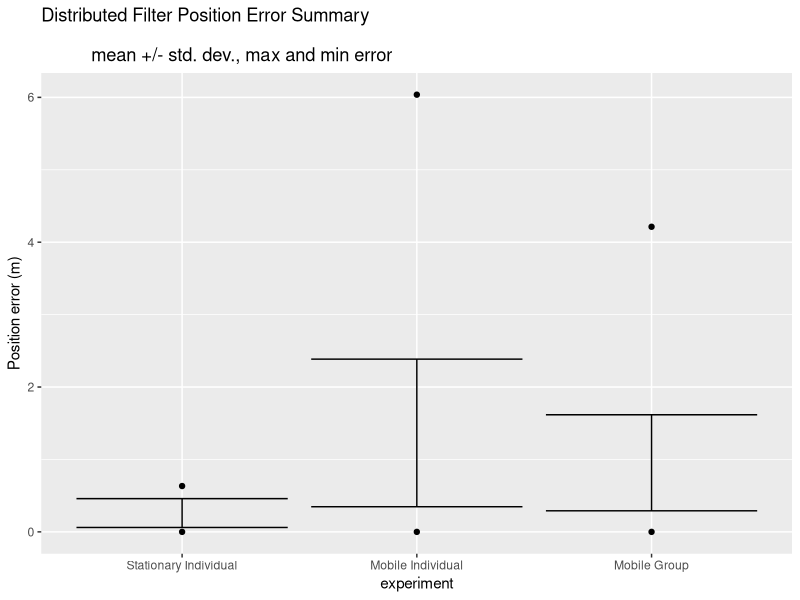

R code for this plot:
if (!require(ggplot2)){
  install.packages("ggplot2", repos="http://cran.rstudio.com/")
  library(ggplot2)
}

# Discrete Filter
df <- data.frame(
                experiment = c("Stationary Individual", "Mobile Individual", "Mobile Group"),
                means = c(.26, 1.366, .954),
                sds = c(.199, 1.019, .663),
                maxes = c(.633, 6.037, 4.213),
                mins = c(.000001, .00001, .00002))

df$experiment <- factor(df$experiment, levels = df$experiment)

ggplot(df, aes(x=experiment)) +
  geom_errorbar(aes(ymax = means + sds, ymin = means -sds), position="dodge") +
  ggtitle("Distributed Filter Position Error Summary\n
          mean +/- std. dev., max and min error") +
  ylab("Position error (m)") +
  geom_point(aes(y = maxes)) +
  geom_point(aes(y = mins))

